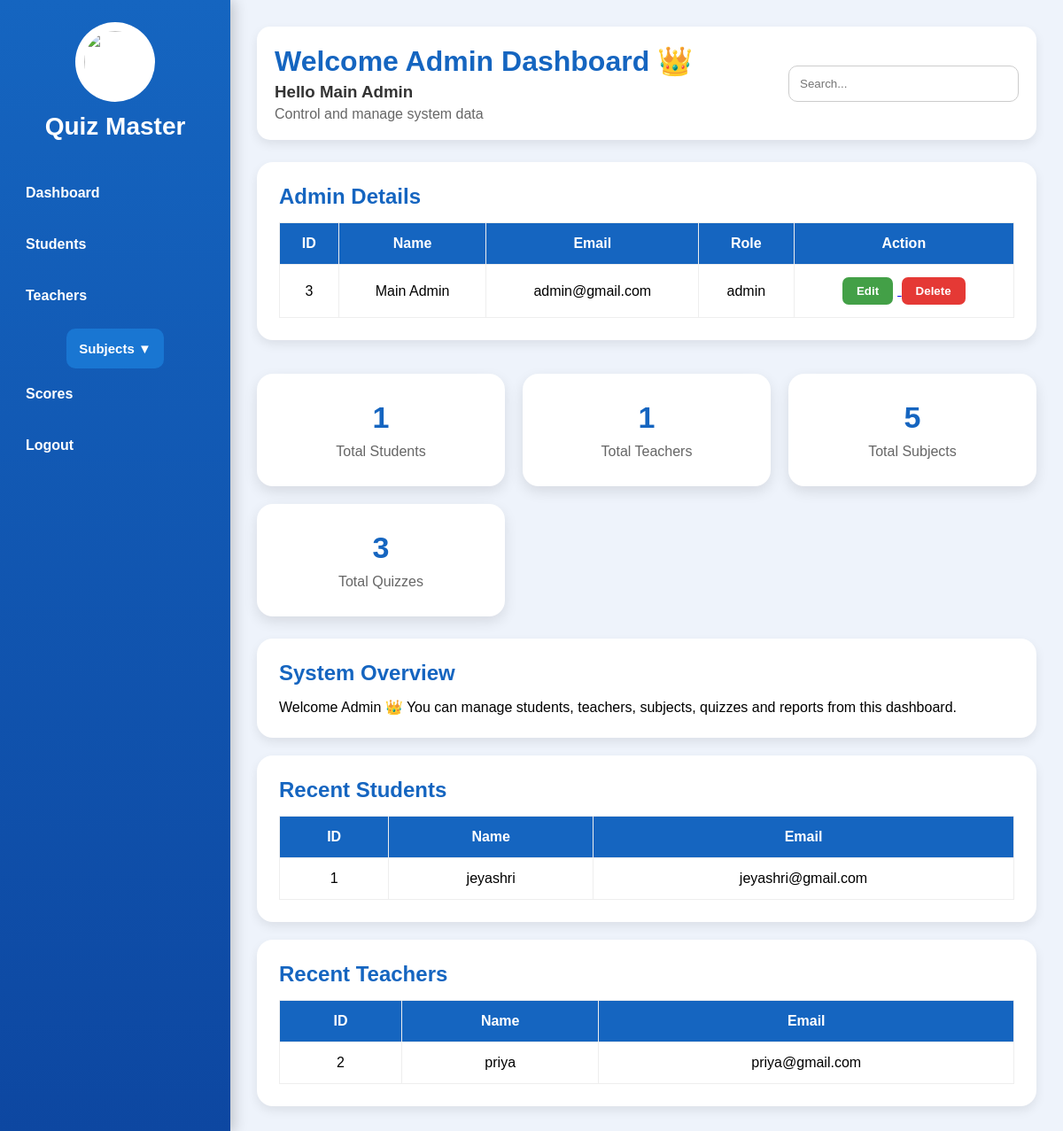
The app's page /admin_dashboard (signed in) with its own data.
### models.py (models this page shows, shortened)
class User(db.Model):
    id = db.Column(db.Integer, primary_key=True)
    fullname = db.Column(db.String(100), nullable=False)
    email = db.Column(db.String(100), unique=True, nullable=False)
    password = db.Column(db.String(300), nullable=False)
    role = db.Column(db.String(50), nullable=False)
    subjects = db.relationship('Subject', backref='teacher', lazy=True)
    quizzes = db.relationship('Quiz', backref='teacher', lazy=True)
    results = db.relationship('Result', backref='student', lazy=True)

### app.py (the view)
@app.route('/admin_dashboard')
def admin_dashboard():
    if session.get('role') != 'admin':
        return redirect('/')
    return render_template(
        'dashboard_admin.html',
        admin=User.query.get(session['user_id']),
        recent_students=User.query.filter_by(role='student').all(),
        recent_teachers=User.query.filter_by(role='teacher').all(),
        total_students=User.query.filter_by(role='student').count(),
        total_teachers=User.query.filter_by(role='teacher').count(),
        total_subjects=Subject.query.count(),
        total_users=User.query.count(),
        total_quizzes=Quiz.query.count()
    )

### templates/dashboard_admin.html (shortened to what this page needs)
<!DOCTYPE html>
<html>
<head>
    <link rel="stylesheet"
          href="{{ url_for('static', filename='style.css') }}">
</head>
<body>
<div class="dashboard-container">
    <div class="sidebar">
        <img src="https://cdn-icons-png.flaticon.com/512/2620/2620277.png"
             class="sidebar-logo">
        <h2>Quiz Master</h2>
        <a href="/admin_dashboard">
            Dashboard
        </a>
        <a href="/admin_students">
            Students
        </a>
        <a href="/admin_teachers">
            Teachers
        </a>
        <div class="subject-menu">
            <button class="subject-btn"
                    onclick="toggleSubjectMenu()">
                Subjects ▼
            </button>
        </div>
        <a href="/reports">
            Scores
        </a>
        <a href="/logout">
            Logout
        </a>
    </div>
    <div class="main-content">
        <div class="header">
            <div>
                <h1>
                    Welcome Admin Dashboard 👑
                </h1>
                <h3>
                    Hello {{ admin.fullname }}
                </h3>
                <p>
                    Control and manage system data
                </p>
            </div>
            <input type="text"
                   placeholder="Search..."
                   class="search-box">
        </div>
        <div class="table-box">
            <h2>
                Admin Details
            </h2>
            <table>
                <tr>
                    <th>ID</th>
                    <th>Name</th>
                    <th>Email</th>
                    <th>Role</th>
                    <th>Action</th>
                </tr>
                <tr>
                    <td>
                        {{ admin.id }}
                    </td>
                    <td>
                        {{ admin.fullname }}
                    </td>
                    <td>
                        {{ admin.email }}
                    </td>
                    <td>
                        {{ admin.role }}
                    </td>
                    <td>
                        <a href="/edit_user/{{ admin.id }}">
                            <button class="edit-btn">
                                Edit
                            </button>
                        </a>
                        <a href="/delete_user/{{ admin.id }}"
                           onclick="return confirm('Delete Admin?')">
                            <button class="delete-btn">
                                Delete
                            </button>
                        </a>
                    </td>
                </tr>
            </table>
        </div>
        <br>
        <div class="cards">
            <div class="card">
                <h2>
                    {{ total_students }}
                </h2>
                <p>
                    Total Students
                </p>
            </div>
            <div class="card">
                <h2>
                    {{ total_teachers }}
                </h2>
                <p>
                    Total Teachers
                </p>
            </div>
            <div class="card">
                <h2>
                    {{ total_subjects or 0 }}
                </h2>
                <p>
                    Total Subjects
                </p>
            </div>
            <div class="card">
                <h2>
                    {{ total_quizzes or 0 }}
                </h2>
                <p>
                    Total Quizzes
                </p>
            </div>
        </div>
        <div class="table-box">
            <h2>
                System Overview
            </h2>
            <p>
                Welcome Admin 👑
                You can manage students,
                teachers, subjects, quizzes
                and reports from this dashboard.
            </p>
        </div>
        <div class="table-box">
            <h2>
                Recent Students
            </h2>
            <table>
                <tr>
                    <th>ID</th>
                    <th>Name</th>
                    <th>Email</th>
                </tr>
                {% for student in recent_students %}
                <tr>
                    <td>{{ student.id }}</td>
                    <td>{{ student.fullname }}</td>
                    <td>{{ student.email }}</td>
                </tr>
                {% endfor %}
            </table>
        </div>
        <div class="table-box">
            <h2>
                Recent Teachers
            </h2>
            <table>
                <tr>
                    <th>ID</th>
                    <th>Name</th>
                    <th>Email</th>
                </tr>
                {% for teacher in recent_teachers %}
                <tr>
                    <td>{{ teacher.id }}</td>
                    <td>{{ teacher.fullname }}</td>
                    <td>{{ teacher.email }}</td>
                </tr>
                {% endfor %}
            </table>
        </div>
    </div>
</div>
</body>
</html>

### static/style.css (style rules this page uses)
* { margin:0; padding:0; box-sizing:border-box; font-family:Arial, sans-serif; }
body { background:#eef3fb; }
.dashboard-container { display:flex; min-height:100vh; }
.sidebar { width:260px; background:linear-gradient(180deg,#1565c0,#0d47a1); color:white; padding:25px 15px; display:flex; flex-direction:column; align-items:center; position:fixed; left:0; top:0; bottom:0; overflow-y:auto; box-shadow:4px 0 15px rgba(0,0,0,0.2); }
.sidebar-logo { width:90px; height:90px; margin-bottom:12px; border-radius:50%; background:white; padding:10px; }
.sidebar h2 { margin-bottom:30px; font-size:28px; font-weight:bold; }
.sidebar a { width:100%; padding:14px; margin:6px 0; color:white; text-decoration:none; border-radius:10px; font-weight:bold; transition:0.3s; text-align:left; }
.subject-btn { width:100%; background:#1976d2; color:white; border:none; padding:14px; border-radius:10px; font-size:15px; font-weight:bold; cursor:pointer; margin-top:8px; transition:0.3s; text-align:left; }
.main-content { margin-left:260px; flex:1; padding:30px; }
.header { display:flex; justify-content:space-between; align-items:center; margin-bottom:25px; background:white; padding:20px; border-radius:15px; box-shadow:0 5px 12px rgba(0,0,0,0.08); }
.header h1 { color:#1565c0; margin-bottom:5px; }
.header h3 { color:#333; margin-bottom:5px; }
.header p { color:#666; }
.search-box { width:260px; padding:12px; border:1px solid #ccc; border-radius:10px; outline:none; }
.cards { display:grid; grid-template-columns:repeat(auto-fit,minmax(220px,1fr)); gap:20px; margin-top:20px; margin-bottom:25px; }
.card { background:white; padding:30px; border-radius:18px; text-align:center; box-shadow:0 6px 15px rgba(0,0,0,0.1); transition:0.3s; }
.card h2 { color:#1565c0; font-size:34px; margin-bottom:10px; }
.card p { color:#666; font-size:16px; }
.table-box { background:white; padding:25px; border-radius:18px; box-shadow:0 5px 12px rgba(0,0,0,0.08); margin-top:20px; }
.table-box h2 { margin-bottom:15px; color:#1565c0; }
table { width:100%; border-collapse:collapse; }
th,td { padding:14px; border:1px solid #eee; text-align:center; }
th { background:#1565c0; color:white; }
.edit-btn { background:#43a047; color:white; padding:8px 16px; border:none; border-radius:7px; cursor:pointer; margin-right:5px; font-weight:bold; }
.delete-btn { background:#e53935; color:white; padding:8px 16px; border:none; border-radius:7px; cursor:pointer; font-weight:bold; }

### records on screen
User: fullname "Main Admin", id "3", email "admin@gmail.com", role "admin"
User: id "1", fullname "jeyashri", email "jeyashri@gmail.com"
User: id "2", fullname "priya", email "priya@gmail.com"

### other values on screen
{{ total_students }} "1"
{{ total_teachers }} "1"
{{ total_subjects or 0 }} "5"
{{ total_quizzes or 0 }} "3"
